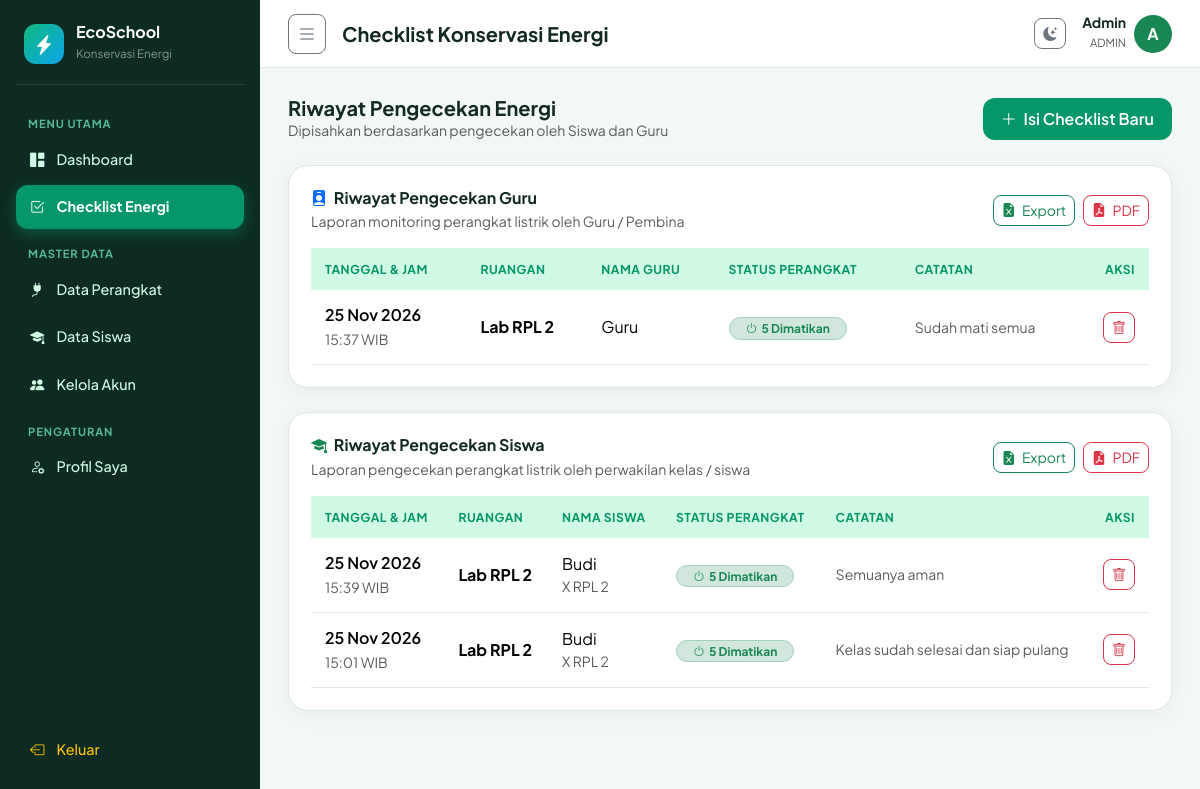
The page /checklist/index.php (signed in) on the database its author committed.
### tables this page shows
CREATE TABLE `checklist` (
  `id_checklist` int(11) NOT NULL,
  `id_user` int(11) NOT NULL,
  `tanggal` date NOT NULL,
  `waktu_cek` time NOT NULL,
  `ruangan` varchar(100) NOT NULL,
  `catatan` text DEFAULT NULL
);

CREATE TABLE `users` (
  `id_user` int(11) NOT NULL,
  `nama_lengkap` varchar(100) NOT NULL,
  `username` varchar(50) NOT NULL,
  `password` varchar(255) NOT NULL,
  `role` enum('admin','guru','siswa') NOT NULL DEFAULT 'siswa',
  `kelas` varchar(20) DEFAULT NULL
);

### checklist/index.php (the view, shortened to what this page needs)
<?php
require_once '../config/koneksi.php';
$sql_dasar = "
    SELECT c.*, u.nama_lengkap, u.role, u.kelas,
        (SELECT COUNT(*) FROM detail_checklist dc WHERE dc.id_checklist = c.id_checklist AND dc.kondisi = 'Sudah Dimatikan') AS jml_mati,
        (SELECT COUNT(*) FROM detail_checklist dc WHERE dc.id_checklist = c.id_checklist AND dc.kondisi = 'Masih Menyala') AS jml_nyala
    FROM checklist c
    JOIN users u ON c.id_user = u.id_user
";
$daftar_siswa = $pdo->query($sql_dasar . " WHERE u.role = 'siswa' ORDER BY c.tanggal DESC, c.waktu_cek DESC")->fetchAll();
$daftar_guru  = $pdo->query($sql_dasar . " WHERE u.role IN ('guru', 'admin') ORDER BY c.tanggal DESC, c.waktu_cek DESC")->fetchAll();
    ?>
    <?php
require_once '../includes/header.php';
?>
<div class="d-flex flex-wrap justify-content-between align-items-center gap-2 mb-4">
  <div>
    <h5 class="fw-bold mb-0">Riwayat Pengecekan Energi</h5>
    <p class="text-muted small mb-0">Dipisahkan berdasarkan pengecekan oleh Siswa dan Guru</p>
  </div>
  <a href="tambah.php" class="btn btn-eco">
    <i class="bi bi-plus-lg me-1"></i> Isi Checklist Baru
  </a>
</div>
<div class="bento-card mb-4">
  <div class="d-flex flex-wrap justify-content-between align-items-center gap-2 mb-3">
    <div>
      <h6 class="fw-bold mb-1">
        <i class="bi bi-person-badge-fill text-primary me-1"></i> Riwayat Pengecekan Guru
      </h6>
      <p class="text-muted small mb-0">Laporan monitoring perangkat listrik oleh Guru / Pembina</p>
    </div>
    <div class="d-flex gap-2">
      <a href="?aksi=excel&kategori=guru" class="btn btn-sm btn-outline-success rounded-3">
        <i class="bi bi-file-earmark-excel-fill me-1"></i> Export
      </a>
      <a href="?aksi=pdf&kategori=guru" target="_blank" class="btn btn-sm btn-outline-danger rounded-3">
        <i class="bi bi-file-earmark-pdf-fill me-1"></i> PDF
      </a>
    </div>
  </div>
  <div class="table-responsive">
    <table class="table table-hover mb-0">
      <thead>
        <tr>
          <th>Tanggal & Jam</th>
          <th>Ruangan</th>
          <th>Nama Guru</th>
          <th>Status Perangkat</th>
          <th>Catatan</th>
          <?php if ($_SESSION['user']['role'] === 'admin'): ?>
            <th class="text-end">Aksi</th>
          <?php endif; ?>
        </tr>
      </thead>
      <tbody>
        <?php if (empty($daftar_guru)): ?>
          <tr>
            <td colspan="6" class="text-center text-muted py-4">Belum ada riwayat pengecekan dari Guru.</td>
          </tr>
        <?php else: ?>
          <?php foreach ($daftar_guru as $row): ?>
            <tr>
              <td>
                <div class="fw-semibold"><?= date('d M Y', strtotime($row['tanggal'])) ?></div>
                <small class="text-muted"><?= substr($row['waktu_cek'], 0, 5) ?> WIB</small>
              </td>
              <td class="fw-bold"><?= htmlspecialchars($row['ruangan']) ?></td>
              <td><?= htmlspecialchars($row['nama_lengkap']) ?></td>
              <td>
                <span class="badge bg-success-subtle text-success border border-success-subtle rounded-pill px-3">
                  <i class="bi bi-power me-1"></i><?= $row['jml_mati'] ?> Dimatikan
                </span>
              </td>
              <td class="text-muted small"><?= htmlspecialchars($row['catatan'] ?: '-') ?></td>
              <?php if ($_SESSION['user']['role'] === 'admin'): ?>
                <td class="text-end">
                  <a href="?hapus=<?= $row['id_checklist'] ?>" class="btn btn-sm btn-outline-danger rounded-3" onclick="return confirm('Hapus laporan checklist ini?')">
                    <i class="bi bi-trash"></i>
                  </a>
                </td>
              <?php endif; ?>
            </tr>
          <?php endforeach; ?>
        <?php endif; ?>
      </tbody>
    </table>
  </div>
</div>
<div class="bento-card">
  <div class="d-flex flex-wrap justify-content-between align-items-center gap-2 mb-3">
    <div>
      <h6 class="fw-bold mb-1">
        <i class="bi bi-mortarboard-fill text-success me-1"></i> Riwayat Pengecekan Siswa
      </h6>
      <p class="text-muted small mb-0">Laporan pengecekan perangkat listrik oleh perwakilan kelas / siswa</p>
    </div>
    <div class="d-flex gap-2">
      <a href="?aksi=excel&kategori=siswa" class="btn btn-sm btn-outline-success rounded-3">
        <i class="bi bi-file-earmark-excel-fill me-1"></i> Export
      </a>
      <a href="?aksi=pdf&kategori=siswa" target="_blank" class="btn btn-sm btn-outline-danger rounded-3">
        <i class="bi bi-file-earmark-pdf-fill me-1"></i> PDF
      </a>
    </div>
  </div>
  <div class="table-responsive">
    <table class="table table-hover mb-0">
      <thead>
        <tr>
          <th>Tanggal & Jam</th>
          <th>Ruangan</th>
          <th>Nama Siswa</th>
          <th>Status Perangkat</th>
          <th>Catatan</th>
          <?php if ($_SESSION['user']['role'] === 'admin'): ?>
            <th class="text-end">Aksi</th>
          <?php endif; ?>
        </tr>
      </thead>
      <tbody>
        <?php if (empty($daftar_siswa)): ?>
          <tr>
            <td colspan="6" class="text-center text-muted py-4">Belum ada riwayat pengecekan dari Siswa.</td>
          </tr>
        <?php else: ?>
          <?php foreach ($daftar_siswa as $row): ?>
            <tr>
              <td>
                <div class="fw-semibold"><?= date('d M Y', strtotime($row['tanggal'])) ?></div>
                <small class="text-muted"><?= substr($row['waktu_cek'], 0, 5) ?> WIB</small>
              </td>
              <td class="fw-bold"><?= htmlspecialchars($row['ruangan']) ?></td>
              <td>
                <?= htmlspecialchars($row['nama_lengkap']) ?>
                <?php if (!empty($row['kelas'])): ?>
                  <small class="text-muted d-block"><?= htmlspecialchars($row['kelas']) ?></small>
                <?php endif; ?>
              </td>
              <td>
                <span class="badge bg-success-subtle text-success border border-success-subtle rounded-pill px-3">
                  <i class="bi bi-power me-1"></i><?= $row['jml_mati'] ?> Dimatikan
                </span>
              </td>
              <td class="text-muted small"><?= htmlspecialchars($row['catatan'] ?: '-') ?></td>
              <?php if ($_SESSION['user']['role'] === 'admin'): ?>
                <td class="text-end">
                  <a href="?hapus=<?= $row['id_checklist'] ?>" class="btn btn-sm btn-outline-danger rounded-3" onclick="return confirm('Hapus laporan checklist ini?')">
                    <i class="bi bi-trash"></i>
                  </a>
                </td>
              <?php endif; ?>
            </tr>
          <?php endforeach; ?>
        <?php endif; ?>
      </tbody>
    </table>
  </div>
</div>
<?php require_once '../includes/footer.php'; ?>

### assets/style.css (style rules this page uses)
:root, [data-bs-theme="light"] { --bg-app: #f3f7f5; --bg-card: #ffffff; --bg-sidebar: #0d2b22; --text-main: #132a22; --text-muted: #5c756c; --border-color: #dce8e2; --accent: #059669; --accent-hover: #047857; --accent-soft: #d1fae5; --solar: #0ea5e9; --shadow-card: 0 4px 20px rgba(13, 43, 34, 0.05); }
body { font-family: 'Plus Jakarta Sans', sans-serif; background-color: var(--bg-app); color: var(--text-main); margin: 0; transition: background-color 0.25s ease, color 0.25s ease; }
.bento-card { background-color: var(--bg-card); border: 1px solid var(--border-color); border-radius: 20px; box-shadow: var(--shadow-card); padding: 22px; transition: transform 0.2s ease, border-color 0.2s ease; }
.table { color: var(--text-main); --bs-table-bg: transparent; --bs-table-border-color: var(--border-color); }
.table thead th { background-color: var(--accent-soft); color: var(--accent); font-size: 0.76rem; font-weight: 700; text-transform: uppercase; letter-spacing: 0.04em; border: none; padding: 12px 14px; }
.table td { padding: 13px 14px; vertical-align: middle; }
.btn-eco { background-color: var(--accent); color: #fff; border: none; border-radius: 12px; padding: 9px 18px; font-weight: 600; }

### rows shown on the page
checklist: tanggal "25 Nov 2026", waktu_cek "15:37", ruangan "Lab RPL 2", id_user.nama_lengkap "Guru", jml_mati "5", catatan "Sudah mati semua"
checklist: tanggal "25 Nov 2026", waktu_cek "15:39", ruangan "Lab RPL 2", id_user.nama_lengkap "Budi", id_user.kelas "X RPL 2", jml_mati "5", catatan "Semuanya aman"
checklist: tanggal "25 Nov 2026", waktu_cek "15:01", ruangan "Lab RPL 2", id_user.nama_lengkap "Budi", id_user.kelas "X RPL 2", jml_mati "5", catatan "Kelas sudah selesai dan siap pulang"

### other values the page prints
$judul_halaman "Checklist Konservasi Energi"
$user_login['nama_lengkap'] "Admin"
$user_login['role'] "ADMIN"
substr($user_login['nama_lengkap'], 0, 1) "A"
